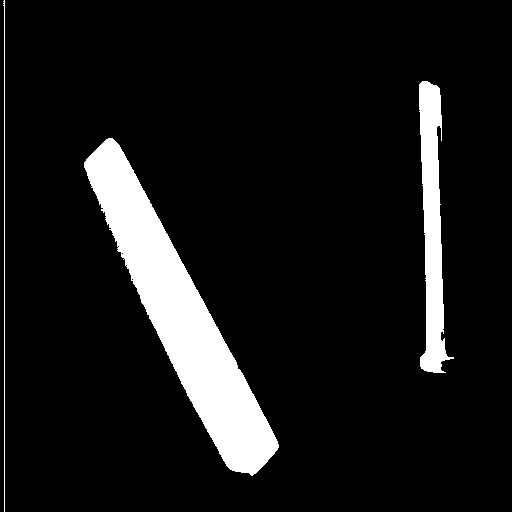
#> input picture Practica 8/r_img1.jpg, 512 x 512 px
$ python bordes.py '../../Practica 8/r_img1.jpg'
#> lines starting #> are read from the running program, lines starting #| are printed output that depends on the picture; after the words box and inside, x2 and y2 are one past the last pixel; in counts of white or black regions, pixels touching at a corner belong together
#!/usr/bin/python
import sys
import os
import cv2
import numpy as np
import math

# [10 lines of commented-out code are left out]

Sx = np.array([[1, 0, -1],[2, 0, -2],[1, 0, -1]]) # Derivacion Gausiana
Sy = np.array([[1, 2, 1],[0, 0, 0],[-1, -2, -1]]) # Derivacion Gausiana

#Gy = np.array([[0, 1, 0],[1, -4, 1],[0, 1, 0]]) #Filtro Laplace


def grises(image):
    return np.dot(image[...,:3], [0.2989, 0.5870, 0.1140])

#cv2.cvtColor(gray,cv2.COLOR_GRAY2RGB)

def thresholding(gray, a, b):

    heigth, width = gray.shape
    # Creating matrix
    harvests = np.zeros((heigth, width),np.uint8)

    # Thresholding
    for x in range(0, heigth, 1):
        for y in range(0, width, 1):
            color = gray[x][y]
            if a < color < b:
                harvests[x][y] = 255
            else:
                harvests[x][y] = 0

    return harvests


def convolve(X, F):
    # height and width of the image
    X_height = X.shape[0]
    X_width = X.shape[1]

    # height and width of the filter
    F_height = F.shape[0]
    F_width = F.shape[1]

    H = (F_height - 1) // 2
    W = (F_width - 1) // 2

    #output numpy matrix with height and width
    out = np.zeros((X_height, X_width))
    #iterate over all the pixel of image X
    for i in np.arange(H, X_height-H):
        for j in np.arange(W, X_width-W):
            #iterate over the filter
            img_block = X[i-H:i+H+1, j-W:j+W+1]
            k_block = F[0:H*2+1, 0:W*2+1]

            suma = np.sum(np.multiply(k_block, img_block))
            out[i,j] = suma

    return out

def magnitude(sx, sy):
    height, width = sx.shape
    out = np.zeros((height, width))

    for i in range(height):
        for j in range(width):
            out[i,j] = math.sqrt(sx[i,j]**2 + sy[i,j]**2)


    # supression
    '''
    for i in range(1,height-1):
        for j in range(1,width-1):

            if (math.atan(sy[i,j]/sx[i,j])==math.atan(sy[i-1,j-1]/sx[i-1,j-1]) and
                math.atan(sy[i,j]/sx[i,j])==math.atan(sy[i+1,j+1]/sx[i+1,j+1])):

                if (out[i,j] > out[i-1,j-1] and out[i,j] > out[i+1,j+1]):
                    out[i-1,j-1] = 0
                    out[i+1,j+1] = 0

                else:
                    out[i,j] = 0

            elif (math.atan(sy[i,j]/sx[i,j])==math.atan(sy[i-1,j]/sx[i-1,j]) and
                math.atan(sy[i,j]/sx[i,j])==math.atan(sy[i+1,j]/sx[i+1,j])):
                if (out[i,j] > out[i-1,j] and out[i,j] > out[i+1,j]):
                    out[i-1,j] = 0
                    out[i+1,j] = 0

                else:
                    out[i,j] = 0

            elif (math.atan(sy[i,j]/sx[i,j])==math.atan(sy[i-1,j+1]/sx[i-1,j+1]) and
                math.atan(sy[i,j]/sx[i,j])==math.atan(sy[i+1,j-1]/sx[i+1,j-1])):
                if (out[i,j] > out[i-1,j+1] and out[i,j] > out[i+1,j-1]):
                    out[i-1,j+1] = 0
                    out[i+1,j-1] = 0

                else:
                    out[i,j] = 0

            else:
                if (math.atan(sy[i,j]/sx[i,j])==math.atan(sy[i,j-1]/sx[i,j-1]) and
                 math.atan(sy[i,j]/sx[i,j])==math.atan(sy[i,j+1]/sx[i,j+1])):
                    if (out[i,j] > out[i,j-1] and out[i,j] > out[i,j+1]):
                        out[i,j-1] = 0
                        out[i,j+1] = 0

                    else:
                        out[i,j] = 0
    '''

    return out

def gaussian_blur(img, k, sigma):
    height, width = img.shape
    m = k[0]
    n = k[1]

    gaussian = np.zeros((m, n))

    m = m//2
    n = n//2

    for x in range(-m, m+1):
        for y in range(-n, n+1):
            x1 = 2*np.pi*(sigma**2)
            x2 = np.exp(-(x**2+y**2)/(2*sigma**2))
            gaussian[x+m, y+n] = (1/x1)*x2

    G = img.copy()

    for i in range(m, height-m):
        for j in range(n, width-n):
            img_block = img[i-m:i+m+1, j-n:j+n+1]
            k_block = gaussian[0:m*2+1, 0:n*2+1]

            suma = np.sum(np.multiply(k_block, img_block))
            G[i,j] = suma

    return G


filename = sys.argv[1]
img=cv2.imread(filename)
#> img is the input picture: shape (512, 512, 3); min 0, max 255, mean 23.9

img_copy = img.copy()
r = 500.0 / img.shape[1]
#> r = 0.977
dim = (500, int(img.shape[0] * r))
#> dim = (500, 500)
img = cv2.resize(img, dim, interpolation = cv2.INTER_AREA)
#> img: shape (500, 500, 3)

gray=cv2.cvtColor(img,cv2.COLOR_BGR2GRAY)
#gray = grises(img)

# Detectando bordes
# Gaussian Blur Opencv
#gray=cv2.GaussianBlur(gray,(5,5),0)
#gray=cv2.GaussianBlur(gray,(11,11),0) # kernelde 11x11 y sigma igual a 0, sigma determina la cantidad de blur

# Gaussian Blur
gray=gaussian_blur(gray,(11, 11), 2) #2.6  Smoothing
#> after the loop in gaussian_blur, `for i in range(m, height-m):`:
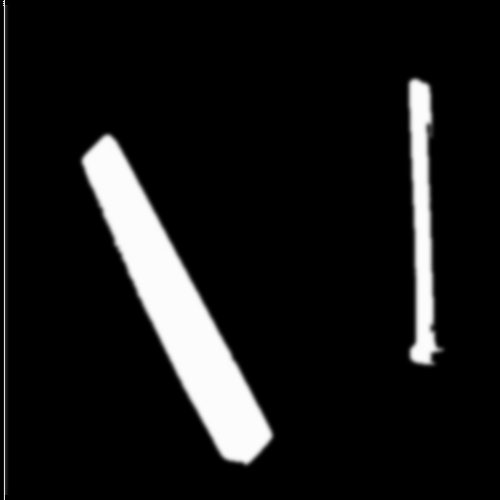
#> G: shape (500, 500); min 0, max 252, mean 23.8

# Canny
sob_x = convolve(gray, Sx)
#> after the loop in convolve, `for i in np.arange(H, X_height-H):`:
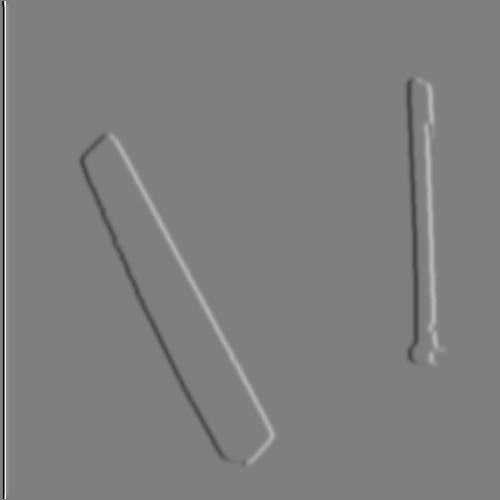
#> out: shape (500, 500) float64; min -900, max 900, mean 0; drawn with min black and max white
sob_y = convolve(gray, Sy)
#> after the loop in convolve (call 2), `for i in np.arange(H, X_height-H):`:
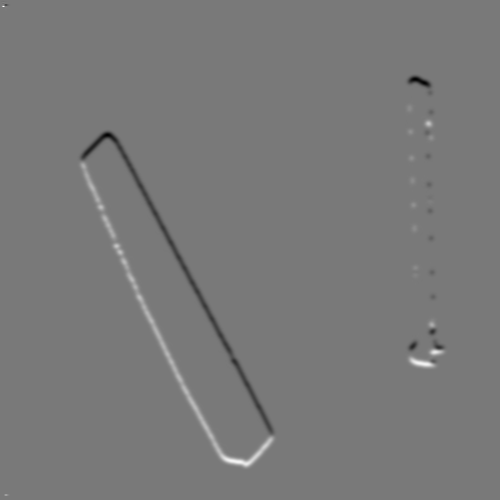
#> out: shape (500, 500) float64; min -374, max 411, mean 0; drawn with min black and max white
out = magnitude(sob_x, sob_y)
#> after the loop in magnitude, `for i in range(height):`:
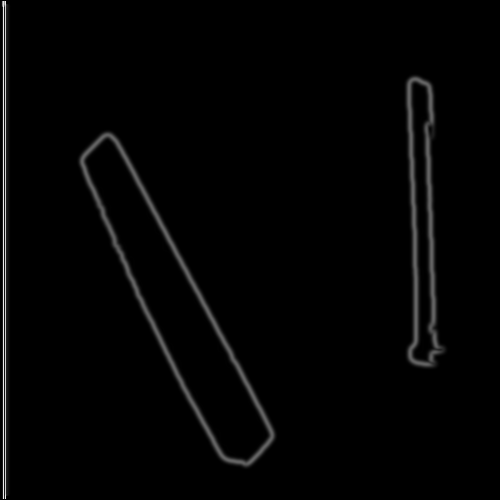
#> out: shape (500, 500) float64; min 0, max 972.2, mean 15.4; drawn with min black and max white
edge = thresholding(out, 120, 200)  #MinThreshold and MaxThreshold
#> after the loop in thresholding, `for x in range(0, heigth, 1):`:
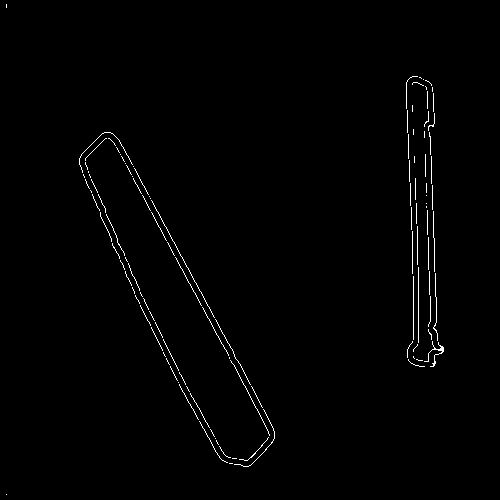
#> harvests: shape (500, 500); 0.96% white in thin lines or dots, all inside (x1, y1, x2, y2) = (6, 4, 444, 495)

# Canny Opencv
#edge=cv2.Canny(gray, 75, 200)  #75 Threshold min y 200 Threshold max
#edge=cv2.Canny(gray,100,200) #MinThreshold and MaxThreshold

# Coloreando bordes
contours,_=cv2.findContours(edge.copy(),1,1)
#> contours = 115 contours, 114 with area under 20; largest, box (x1, y1, x2, y2) and area: (424, 341, 444, 367) 28
img_ = img.copy()
cv2.drawContours(img_,contours,-1,[0,255,0],2)
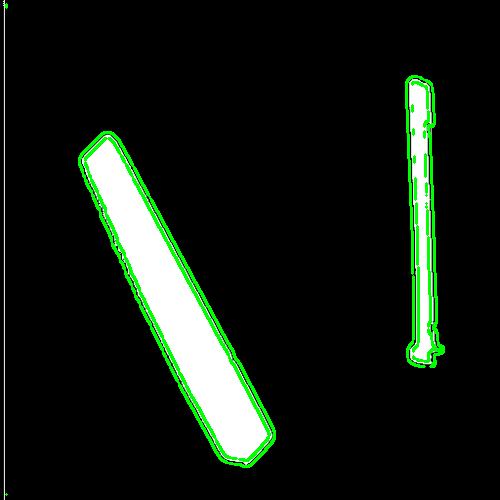
#> img_: shape (500, 500, 3); mean B, G, R 19.8, 28.7, 19.8

img_=cv2.resize(img_, (img_copy.shape[1], img_copy.shape[0]), interpolation = cv2.INTER_AREA)
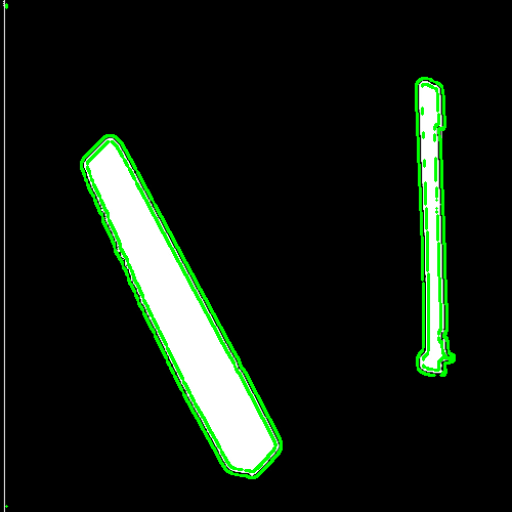
#> img_: shape (512, 512, 3); mean B, G, R 19.8, 28.7, 19.8

# Guardando resultados
filename, file_extension = os.path.splitext(filename)
cv2.imwrite(filename+'_r'+file_extension, img_)

cv2.destroyAllWindows()
cv2.waitKey(1)
exit()
#> (the program exits here)
